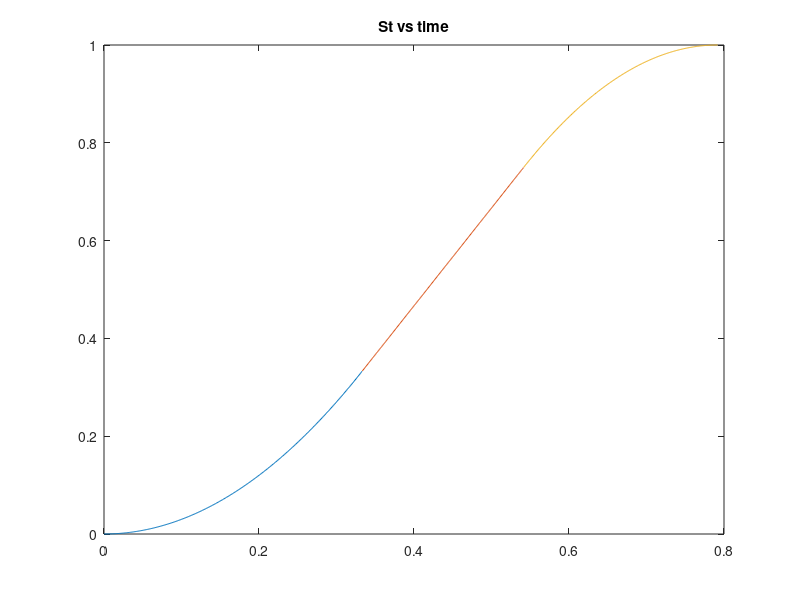
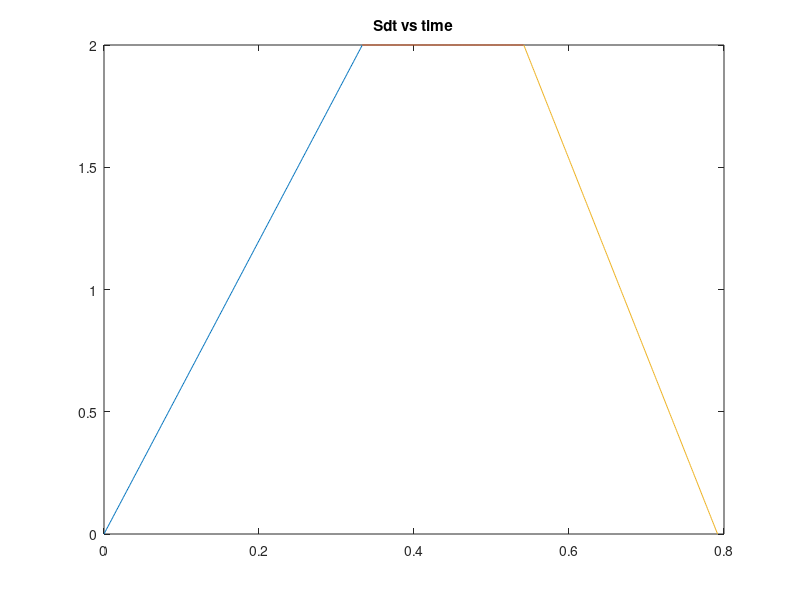
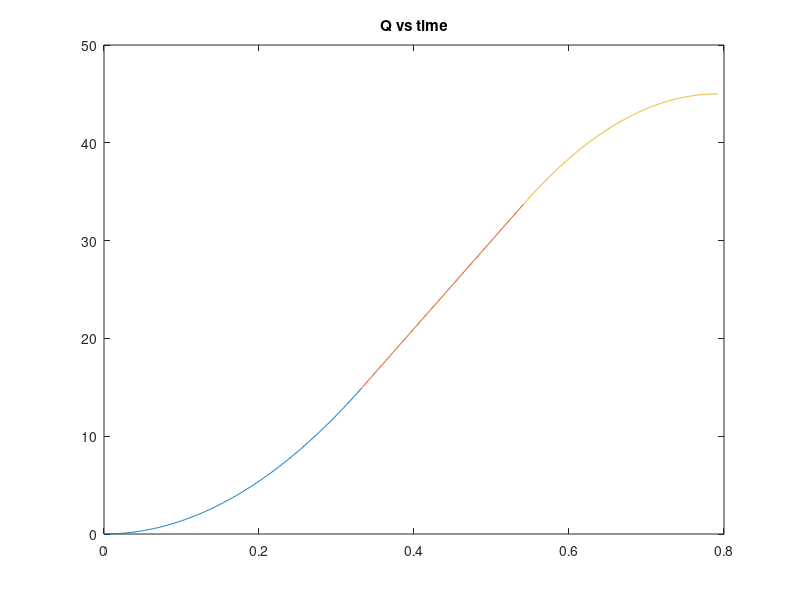

MATLAB code to generate these figures, in order:
%% Initializing
clc;
clear all;
t0 = 0;
q0 = 0;
qf = 45;
sdmax = 2;
sddmaxplus = 6;
sddmaxminus = 8;
tf = 1/sdmax + (1/2) * ((sdmax/sddmaxminus) + (sdmax/sddmaxplus)) + t0
t1 = (sdmax/sddmaxplus) + t0
t2 = tf - sdmax/sddmaxminus
s1 = 0.5 * sddmaxplus *(t1-t0)^2
s2 = sdmax*(t2-t1) + s1

%% S
figure
time1 = t0:0.001:t1;
st1 = 0.5*sddmaxplus*(time1 - t0).^2;
plot([t0:0.001:t1],st1)
title('St vs time');
hold on

time2 = t1:0.001:t2;
st2 = (sdmax.*(time2 - t1)) + s1;
plot([t1:0.001:t2],st2);
hold on

time3= t2:0.001:tf;
st3 = -0.5*sddmaxminus*(time3 - t2).^2 + sdmax.*(time3 - t2) + s2;
plot([t2:0.001:tf],st3);

%%Sdt
sdt1 = sddmaxplus.*(time1 - t0);
figure(2)
plot([t0:0.001:t1],sdt1)
title('Sdt vs time');
hold on
sdt2 = sdmax*time2.^0;
plot([t1:0.001:t2],sdt2);
hold on
sdt3 = sdmax - sddmaxminus.*(time3-t2);
plot([t2:0.001:tf],sdt3);


%% Q
figure(3)
q1 = q0 + (0.5*sddmaxplus*(time1 - t0).^2).*(qf-q0);
plot([t0:0.001:t1],q1)
title('Q vs time');
hold on

q2 = q0 + ((sdmax.*(time2 - t1)) + s1).*(qf-q0);
plot([t1:0.001:t2],q2);
hold on

q3 = q0 + ( -0.5*sddmaxminus*(time3 - t2).^2 + sdmax.*(time3 - t2) + s2).*(qf-q0);
plot([t2:0.001:tf],q3);


